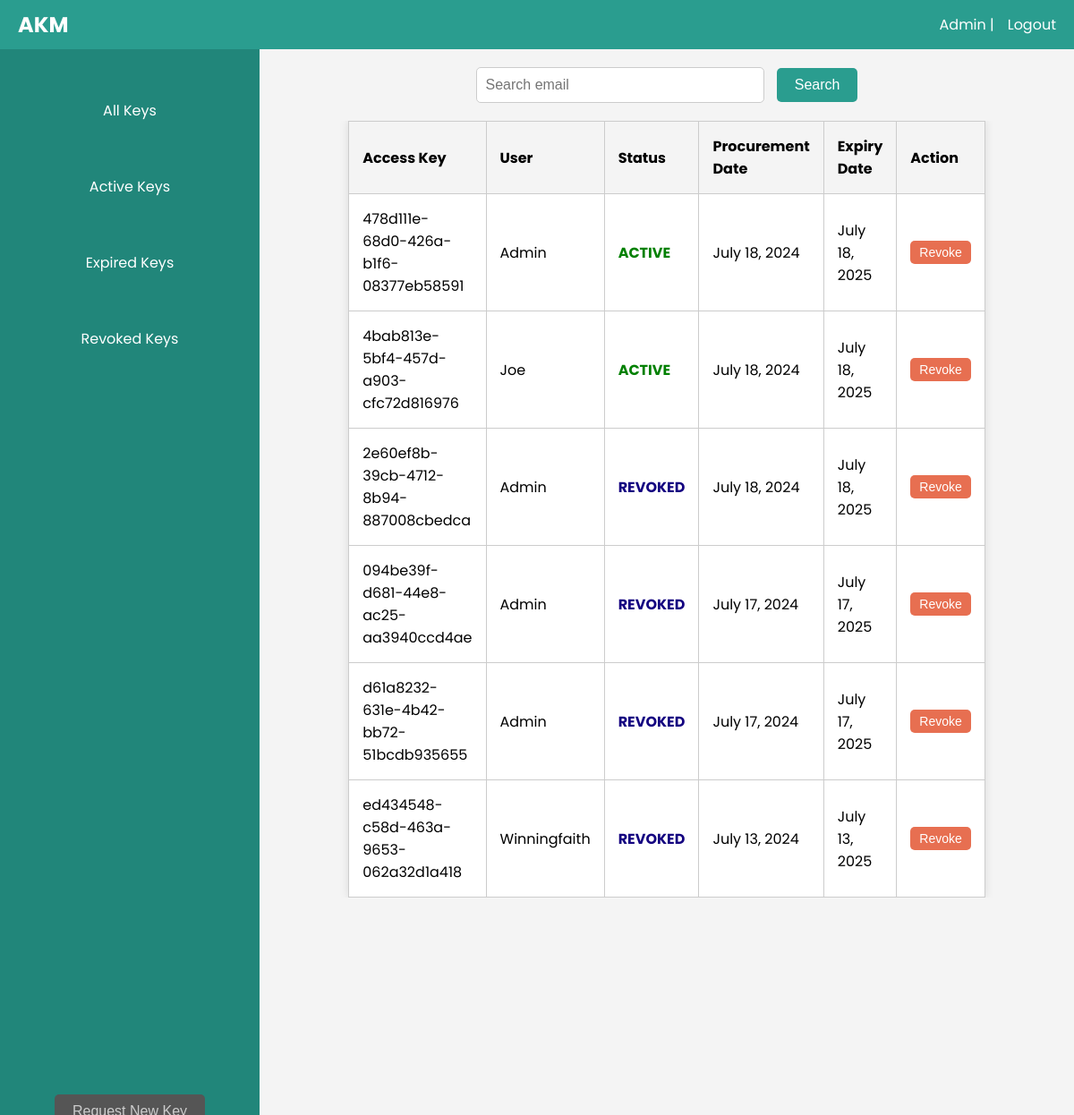
The page / (signed in) on the database as committed earlier.
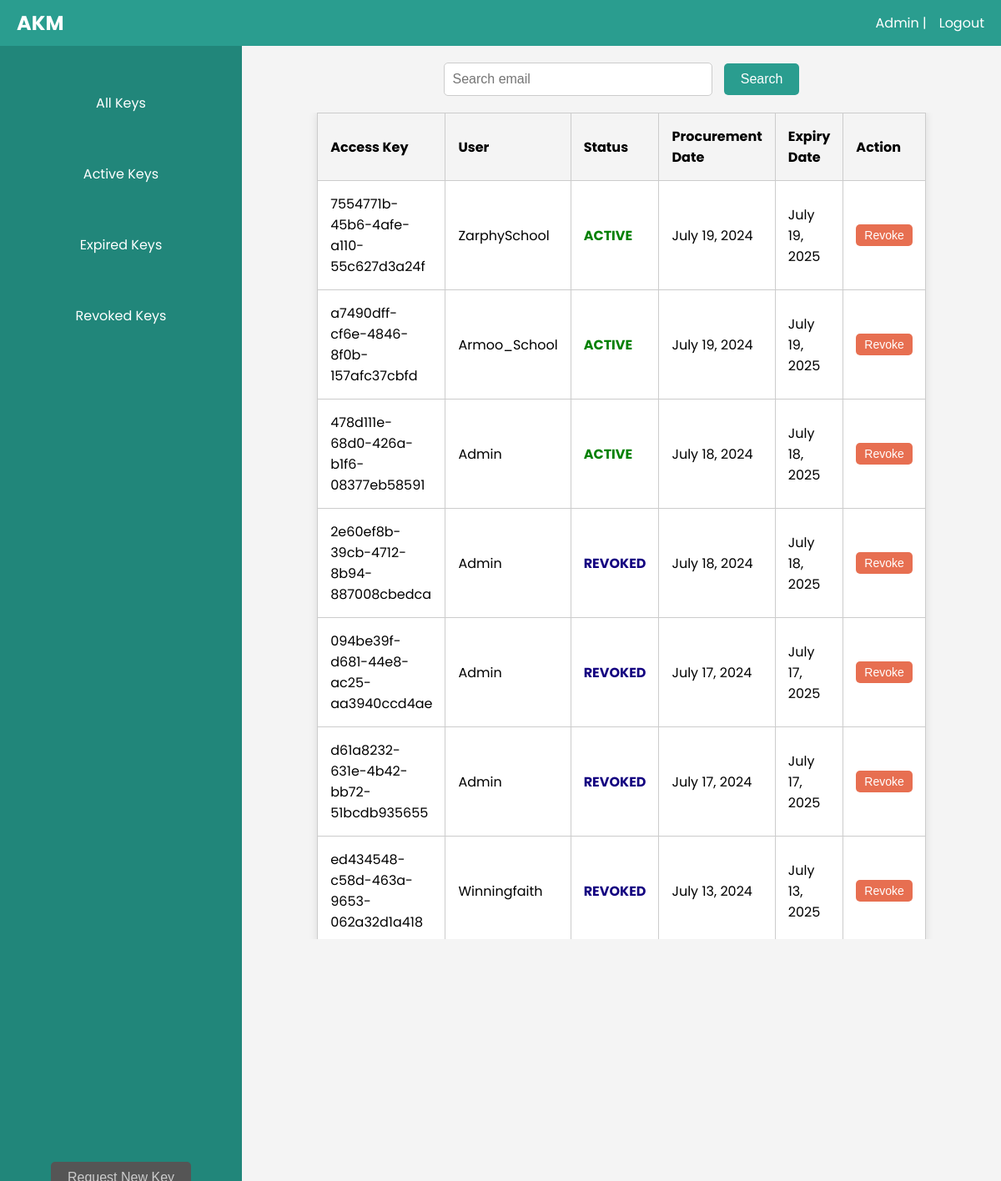
The same page on the database as committed later.
### key_manager/models.py (models this page shows, shortened)
class Accesskey(models.Model):
    status_choices={
        'ACTIVE':'active',
       'EXPIRED':'expired',
       'REVOKED':'revoked'
    }
    key=models.UUIDField(default=uuid.uuid4,editable=False,unique=True)
    user=models.ForeignKey(User,on_delete=models.CASCADE)
    status=models.CharField(max_length=50,choices=status_choices)
    date_procured=models.DateField(auto_now_add=True)
    expiry_date=models.DateField()

### key_manager/views.py (the view)
# urls.py: path('', views.index, name='index'),
@login_required(login_url='account_login')
def index(request):
    if Accesskey.objects.filter(user=request.user).exists():
        has_keys = True
    else:
        has_keys=False
    q = request.GET.get('q') if request.method == 'GET' else ''
    if q:
        if request.user.is_superuser:
            keys = Accesskey.objects.filter(Q(status__icontains=q))
        else:
            keys = Accesskey.objects.filter(Q(status__icontains=q), user=request.user)
    else:
        try:
            active_key=Accesskey.objects.get(user=request.user, status='ACTIVE')
            if active_key:
                active_key.status = update_status(active_key)
                active_key.save()
        except Exception:
            keys = Accesskey.objects.filter(user=request.user)
        if request.user.is_superuser:
            keys = Accesskey.objects.all()
        else:
            keys = Accesskey.objects.filter(user=request.user)
    context = {
        'keys': keys,
        'has_keys': has_keys
    }
    return render(request, 'key_manager/index.html', context)

### key_manager/views.py (called while the page is built)
def update_status(key):
        return 'EXPIRED' if datetime.now().date() >= key.expiry_date else 'ACTIVE'

### key_manager/templates/key_manager/index.html (shortened to what this page needs)
{% extends 'base.html' %}
{% block content %}
{% if has_keys %}
<div class="page-container">
    <div class="sidebar">
        <ul class="sidebar-links">
            <li><a href="{% url 'index' %}">All Keys</a></li>
            <li><a href="{% url 'index' %}?q=ACTIVE">Active Keys</a></li>
            <li><a href="{% url 'index' %}?q=EXPIRED">Expired Keys</a></li>
            <li><a href="{% url 'index' %}?q=REVOKED">Revoked Keys</a></li>
        </ul>
        <button class="request-key-button" onclick="location.href='{% url 'key-request' %}'">Request New Key</button>
    </div>
    <div class="main-content">
        {% if user.is_superuser %}
        <div class="search-container">
            <form action="{% url 'check-active-key' %}" method="post">
                <input type="email" id="search-bar" placeholder="Search email" name="email-search">
                <button type="submit">Search</button>
            </form>
        </div>
        {% endif %}
        <div class="keys-list">
            <table>
                <thead>
                    <tr>
                        <th>Access Key</th>
                        {% if request.user.is_superuser %}
                            <th>User</th>
                        {% endif %}
                        <th>Status</th>
                        <th>Procurement Date</th>
                        <th>Expiry Date</th>
                        {% if request.user.is_superuser %}
                        <th>Action</th>
                        {% endif %}
                    </tr>
                </thead>
                <tbody>
                    {% for key in keys reversed %}
                    <tr>
                        <td>{{key.key}}</td>
                        {% if request.user.is_superuser %}
                            <td>{{key.user.username | capfirst}}</td>
                        {% endif %}
                        {% if key.status == 'ACTIVE' %}
                        <td style="color: green; font-weight:bolder">{{key.status}}</td>
                        {% elif key.status == 'REVOKED' %}
                        <td style="color: rgb(19, 0, 128); font-weight:bolder">{{key.status}}</td>
                        {% else %}
                        <td style="color: #ff0000; font-weight:bolder">{{key.status}}</td>
                        {% endif %}
                        <td>{{key.date_procured}}</td>
                        <td>{{key.expiry_date}}</td>
                        {% if request.user.is_superuser %}
                        <td><button class="revoke-button" onclick="location.href='{% url 'revoke' key.id %}'">Revoke</button></td>
                        {% endif %}
                    </tr>
                    {% endfor %}
                </tbody>
            </table>
        </div>
    </div>
{% endif %}
{% endblock content %}

### templates/base.html (shortened to what this page needs)
<!DOCTYPE html>
{% load static %}
<html lang="en">
    <head>
        <link rel="stylesheet" href="{% static 'key_manager/css/styles.css' %}">
        <link rel="stylesheet" href="https://cdnjs.cloudflare.com/ajax/libs/font-awesome/6.0.0-beta3/css/all.min.css">
    </head>
<body>
    {% include 'navbar.html' %}
    {% block content %}
    {% endblock %}
</body>

### templates/navbar.html
<nav class="navbar">
    <div class="navbar-logo"><a href="{% url 'index' %}" style="text-decoration: none; color:white">AKM</a></div>
    <div class="navbar-user">
        {% if request.user.is_authenticated %}
        <span class="username">{{request.user.username | capfirst}} | </span>
        <a href="{% url 'account_logout' %}" class="logout">Logout</a>
        {% endif %}
    </div>
</nav>

### static/key_manager/css/styles.css (style rules this page uses)
body { font-family:Poppins, Helvetica Neue, Helvetica, Arial, sans-serif; margin: 0; padding: 0; background-color: #f4f4f4; }
.navbar { background-color: #2a9d8f; color: #fff; padding: 10px 20px; display: flex; justify-content: space-between; align-items: center; }
.navbar-logo { font-size: 24px; font-weight: bold; }
.navbar-user { display: flex; align-items: center; }
.navbar-user .username { margin-right: 15px; }
.navbar-user .logout { color: #fff; text-decoration: none; }
.request-key-button { padding: 10px 20px; font-size: 16px; color: #fff; background-color:#2a9d8f; border: none; border-radius: 5px; cursor: pointer; }
.page-container { display: flex; }
.sidebar { width: 250px; background-color: #21867a; color: #fff; padding: 20px; display: flex; flex-direction: column; height: calc(100vh - 60px); }
.sidebar-links { list-style-type: none; padding: 0; flex: 1; display: flex; flex-direction: column; align-items: center; gap: 20px; }
.sidebar-links li { margin: 20px 0; }
.sidebar-links a { color: #fff; text-decoration: none; }
.sidebar .request-key-button { padding: 10px 20px; font-size: 16px; color: #ccc; background-color: #555; border: none; border-radius: 5px; cursor: pointer; align-self: center; }
.main-content { flex: 1; padding: 20px; justify-content: center; align-items: center; }
.search-container { display: flex; justify-content: center; margin-bottom: 20px; }
.search-container input[type="email"] { padding: 10px; font-size: 16px; border: 1px solid #ccc; border-radius: 5px; margin-right: 10px; width: 300px; }
.search-container button { padding: 10px 20px; font-size: 16px; color: #fff; background-color: #2a9d8f; border: none; border-radius: 5px; cursor: pointer; }
.main-content table { width: 80%; border-collapse: collapse; margin: 0 auto; background-color: #fff; box-shadow: 0 0 10px rgba(0, 0, 0, 0.1); }
.main-content table th, .main-content table td { padding: 15px; border: 1px solid #ccc; text-align: left; }
.main-content table th { background-color: #f4f4f4; }
.main-content table td { background-color: #fff; }
.revoke-button { padding: 5px 10px; font-size: 14px; color: #fff; background-color: #e76f51; border: none; border-radius: 5px; cursor: pointer; }
.keys-list { max-height: 70vh; overflow-y: auto; }

Rows that differ between the two databases and show on the page:
removed Accesskey: key "4bab813e-5bf4-457d-a903-cfc72d816976", user.username "Joe", status "ACTIVE", date_procured "July 18, 2024", expiry_date "July 18, 2025"
added Accesskey: key "7554771b-45b6-4afe-a110-55c627d3a24f", user.username "ZarphySchool", status "ACTIVE", date_procured "July 19, 2024", expiry_date "July 19, 2025"
added Accesskey: key "a7490dff-cf6e-4846-8f0b-157afc37cbfd", user.username "Armoo_School", status "ACTIVE", date_procured "July 19, 2024", expiry_date "July 19, 2025"
